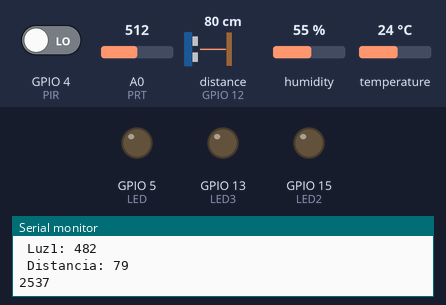
Bench run of a sketch on a simulated ESP8266 (NodeMCU). Parts: output pins drawn as LEDs (lit = HIGH), the last lines printed to the serial monitor. Wiring (inferred from the names in the program): ultrasonic range finder: trigger GPIO 14; echo GPIO 12. The inputs (shaded band) are chosen by the test bench; at power-on: distance to the obstacle (sensor on GPIO 12) 80 cm, GPIO 4 (PIR) LOW, A0 (PRT) = 512, humidity 55 %, temperature 24 °C. The echo pulse lasts 58.3 µs per cm; WiFi joins after 1.5 s; servers stay silent unless stated; pins used as bus, display or sensor lines are not drawn.

Above: at 2.7 s.
2.8 s: distance to the obstacle (sensor on GPIO 12) set to 34 cm
7.9 s: distance to the obstacle (sensor on GPIO 12) set to 28 cm
At 9.6 s:
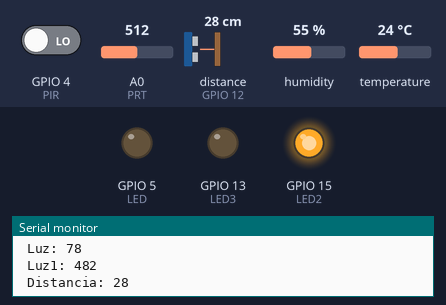
14.3 s: distance to the obstacle (sensor on GPIO 12) set to 35 cm
At 16.8 s:
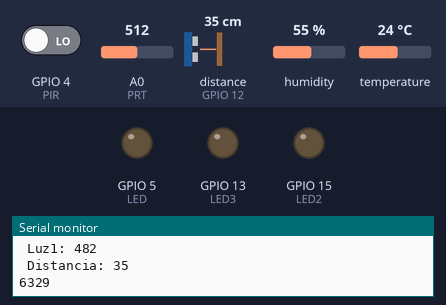
17.5 s: distance to the obstacle (sensor on GPIO 12) set to 2 cm
At 18.6 s:
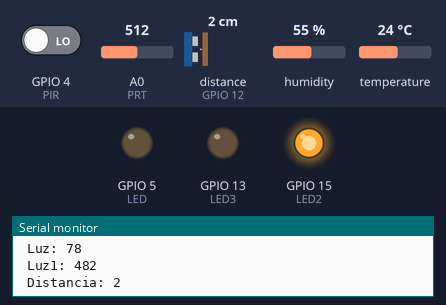
Timing chart, 0 to 24.9 s (numbered marks = the images above; inputs shaded):
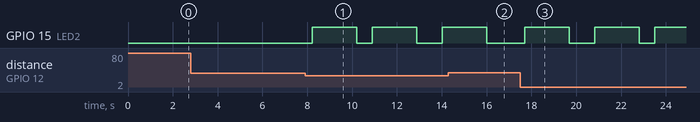

Measured:
- the behaviour switches between 31 and 30 cm on distance to the obstacle (sensor on GPIO 12) (found by bisection; images 0 and 1)
- after the input at 7.9 s, GPIO 15 (LED2): goes HIGH 2.0 s, LOW 0.68 s, HIGH 2.0 s, LOW 1.1 s, then HIGH, starting after 0.31 s
- after the input at 14.3 s, GPIO 15 (LED2): goes on until 16.0 s, then stays LOW
- after the input at 17.5 s, GPIO 15 (LED2): goes HIGH 2.0 s, LOW 1.1 s, HIGH 2.0 s, LOW 0.67 s, then HIGH, starting after 0.20 s

The sketch:

iotconbase.ino
```cpp
#include <DHT.h>
#include <DHT_U.h>


#include <ESP8266WiFi.h>
#include "FirebaseESP8266.h"

// Credenciales wifi
/* 1. Define the WiFi credentials */
#define ssid "Planta1 Casa21 2GHZ"
#define password "knife_6247"

/* 2. Define the API Key */
#define API_KEY "AIzaSyDondFuYb4j54jgjRlbg-1XQVDYV_XjiOA"

/* 3. Credenciales Proyecto Firebase */
const char *FIREBASE_HOST="https://base-de-datos-iot-18ce4-default-rtdb.firebaseio.com/";
const char *FIREBASE_AUTH="vsSga332yBprncRceWmmJG9ykvNeuMk6uX1CcFJP";

// Firebase Data object in the global scope
FirebaseData firebaseData;

bool iterar = true;
long inicio, finalizado;

const int LED = 5;
const int PIR = 4;
const int PRT = A0;
const int Trigger = 14;
const int Echo = 12;
const int LED2 = 15;
const int LED3 = 13;

unsigned long inicioTemp = 0, inicioLuz = 0,inicioLuz1 = 0, inicioMovimiento = 0, finalizado1 = 0, finalizado2 = 0;

const int DHTPin = 0;  //Conectar sensor DHT a pin D3 = GPIO_0
#define DHTTYPE DHT11 //Definimos el tipo de sensor de humedad (DHT11 o DHT22)

int intento = 0;


const int threshold = 100;
float velocidad = 0.0343;
long duracion, distancia ;

DHT dht(DHTPin, DHTTYPE);

void setup() {
  pinMode(LED, OUTPUT);
  pinMode(LED2, OUTPUT);
  pinMode(LED3, OUTPUT);
  pinMode(PIR, INPUT);
  pinMode(PRT, INPUT);

  pinMode(Trigger, OUTPUT);
  pinMode(Echo, INPUT);
  digitalWrite(Trigger, LOW);


  Serial.begin(9600);
   dht.begin();

WiFi.begin(ssid, password);

  while (WiFi.status() != WL_CONNECTED)
  {
    Serial.print(".");
    delay(250);
  }
  Serial.print("\nConectado al Wi-Fi");
  Serial.println();

  Firebase.begin(FIREBASE_HOST, FIREBASE_AUTH);
  Firebase.reconnectWiFi(true);
}

void loop() {
 delay(500);
 String nodo = "Proyecto-iot";
  int input1 = analogRead(PRT) -30 ;
  int input = map(input1, 0, 1000, 150, 0);
  int value = digitalRead(PIR);

    digitalWrite(Trigger, LOW);
    delayMicroseconds(2);
    digitalWrite(Trigger, HIGH);
    delayMicroseconds(10);
    digitalWrite(Trigger, LOW);
    duracion = pulseIn(Echo, HIGH) ;
    distancia = velocidad* duracion / 2;


  float h = dht.readHumidity();  //Lectura de Humedad
  float t = dht.readTemperature(); //Lectura de Temperatura

   if (isnan(h) || isnan(t)) {
      Serial.println("No se puede leer el sensor");
   }


   Serial.print("\n Tem: ");
   Serial.print(t);
   Serial.print("\n Pir: ");
   Serial.print(value);
   Serial.print("\n Luz: ");
   Serial.print(input);
   Serial.print("\n Luz1: ");
   Serial.print(input1);
   Serial.print("\n Distancia: ");
   Serial.print(distancia);
   Serial.print("\n");

  if(distancia < 30){
    inicioMovimiento = millis();
    Firebase.pushInt(firebaseData, nodo + "/TiempoCasa" , inicioMovimiento/1000);
   digitalWrite(LED2,HIGH);
   delay(2000);
   digitalWrite(LED2,LOW);
  }

  if (value == 1 && input < 60){
    digitalWrite(LED,HIGH);
    inicioLuz = millis() - finalizado2;
    finalizado2 = millis();
    inicioLuz1 += inicioLuz,
    Serial.println("inicio fotoresistencia");
    }
  else if (millis() - finalizado2 - inicioLuz > 10000 || input > 100 ){
    digitalWrite(LED,LOW);
    finalizado2 = millis();
    Serial.println("fin fotoresistencia");
    }
    Serial.println(millis() - finalizado2 - inicioLuz);

    if (isnan(h)){
      digitalWrite(LED3,HIGH);
      delay(200);
      }
  inicio = millis();
  if (inicio - finalizado  > 6000 && intento < 10){
  Firebase.pushInt(firebaseData, nodo + "/Luz" , intento);
  Firebase.pushInt(firebaseData, nodo + "/Luz" ,input);
  Serial.println("Iteracion subida");
    delay(150);
    intento++;
    finalizado = millis();
  }

  iterar = false;
    if (intento == 10){
      Firebase.pushInt(firebaseData, nodo + "/Tiempo LUz" , inicioLuz1/1000);
      Firebase.pushInt(firebaseData, nodo + "/Temperatura" , t);
       Firebase.end(firebaseData);
       Serial.println("Acabo");
    }
}


//  if (distancia  <30){
//    servoMotor.write(180);
//    }
//   else{
//    servoMotor.write(0);
//    }
//}
```
